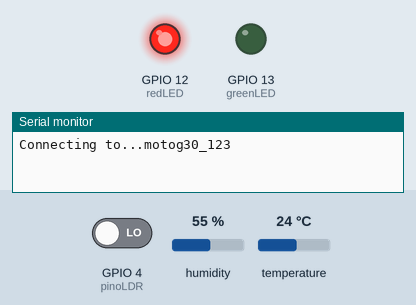
Simulated run of this sketch. Board: ESP8266 (Wemos D1 mini). Parts: output pins drawn as LEDs (lit = HIGH), the last lines printed to the serial monitor. Inputs (shaded band) come from the test bench; at power-on: GPIO 4 (pinoLDR) LOW, humidity 55 %, temperature 24 °C. WiFi joins after 1.5 s; servers stay silent unless stated; uploads are accepted with an empty reply.

Above: at 0.1 s.
At 2.7 s:
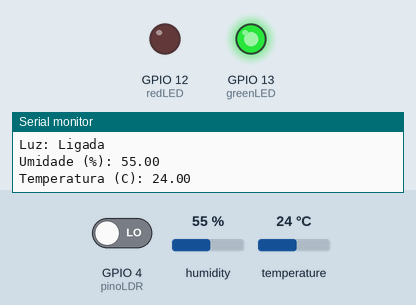
2.8 s: GPIO 4 (pinoLDR) driven HIGH
Timing chart, 0 to 5.8 s (numbered marks = the images above; inputs shaded):
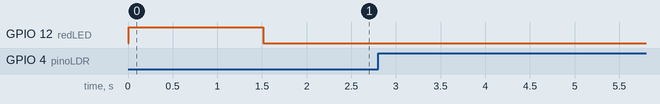

The sketch:

wemos.ino
```cpp
/*
Nome: Margot Machado Baisch
Matrícula: 19203810

PINS                Wemos | Arduino

static const uint8_t D0   = 3;
static const uint8_t D1   = 1;
static const uint8_t D2   = 16;
static const uint8_t D3   = 5;
static const uint8_t D4   = 4;
static const uint8_t D5   = 14;
static const uint8_t D6   = 12;
static const uint8_t D7   = 13;
static const uint8_t D8   = 0;
static const uint8_t D9   = 2;
static const uint8_t D10  = 15;
static const uint8_t D11  = 13;
static const uint8_t D12  = 12;
static const uint8_t D13  = 14;
static const uint8_t D14  = 4;
static const uint8_t D15  = 5;

D4 -> Sensor Luz
D5 -> Sensor Temp
D6 -> Red Led
D7 -> Green Led

*/
#include <ESP8266HTTPClient.h>
#include <WiFiClientSecureBearSSL.h>
#include <ESP8266WiFi.h>
#include <dht11.h>

/* 4 - D4*/
#define pinoLDR 4

/* 12 - D6 */
#define redLED 12
/* 13 - D7*/
#define greenLED 13

/* 14 - D5 */
#define DHT11PIN 14
dht11 DHT11;
char ssid[] = "motog30_123"; //SSID - Nome da Wifi
char pass[] = "12345678"; //Senha da Wifi


void setup() {
  pinMode(redLED, OUTPUT);
  pinMode(greenLED, OUTPUT);
  pinMode(pinoLDR,INPUT);
  Serial.begin(57600);
  delay(10);

  digitalWrite(greenLED, LOW);
  digitalWrite(redLED, HIGH);
  // Conecta na Wifi
  Serial.println();
  Serial.println();
  Serial.print("Connecting to...");
  Serial.println(ssid);

  WiFi.begin(ssid, pass);

  while (WiFi.status() != WL_CONNECTED) {
    delay(500);
    Serial.print(".");
  }
  Serial.println("");
  Serial.println("Wi-Fi connected successfully");

  digitalWrite(greenLED, HIGH);
  digitalWrite(redLED, LOW);
}

void loop() {
    if (WiFi.status() == WL_CONNECTED){
      digitalWrite(greenLED, HIGH);
      digitalWrite(redLED, LOW);
      std::unique_ptr<BearSSL::WiFiClientSecure>client(new BearSSL::WiFiClientSecure);

      // Ignore SSL certificate validation
      client->setInsecure();

      //create an HTTPClient instance
      HTTPClient https;

      int luz = digitalRead(pinoLDR);
      Serial.println("----------");
      Serial.print("Luz:");
      if (luz == 1){
        Serial.println(" Desligada");
      }
      else{
        Serial.println(" Ligada");
      }

      int chk = DHT11.read(DHT11PIN);

      Serial.print("Umidade (%): ");
      float umidade_f = (float)DHT11.humidity;
      Serial.println(umidade_f, 2);


      Serial.print("Temperatura (C): ");
      float temp_f = (float)DHT11.temperature;
      Serial.println(temp_f, 2);

      String umidade = String(umidade_f,2);
      String temperatura = String(temp_f,2);
      delay(2000);

      //Initializing an HTTPS communication using the secure client
      Serial.print("[HTTPS] begin...\n");
      if (https.begin(*client, "https://stunning-spark-xax8.onrender.com/sensorevents")) {  // HTTPS
        Serial.print("[HTTPS] POST...\n");
        // start connection and send HTTP header
        https.addHeader("Content-Type", "application/x-www-form-urlencoded");
        String httpRequestData = "sensorMoisture=" ;
        httpRequestData.concat(umidade);
        httpRequestData.concat("&sensorTemp=");
        httpRequestData.concat(temperatura);
        httpRequestData.concat("&sensorLight=");
        httpRequestData.concat(luz);
        Serial.println(httpRequestData);
        int httpCode = https.POST(httpRequestData);
        // httpCode will be negative on error
        if (httpCode > 0) {
          // HTTP header has been send and Server response header has been handled
          Serial.printf("[HTTPS] POST... code: %d\n", httpCode);
          // file found at server
          if (httpCode == HTTP_CODE_OK || httpCode == HTTP_CODE_MOVED_PERMANENTLY) {
            String payload = https.getString();
            Serial.println(payload);
          }
        } else {
          Serial.printf("[HTTPS] POST... failed, error: %s\n", https.errorToString(httpCode).c_str());
        }

        https.end();
      } else {
        Serial.printf("[HTTPS] Unable to connect\n");
      }
      Serial.println("Standby for next cycle...");
      delay(3000);
    }
    else{
      digitalWrite(greenLED, LOW);
      digitalWrite(redLED, HIGH);
      Serial.println("Lost Connection - Retrying...");
      delay(2500);
    }
}
```
